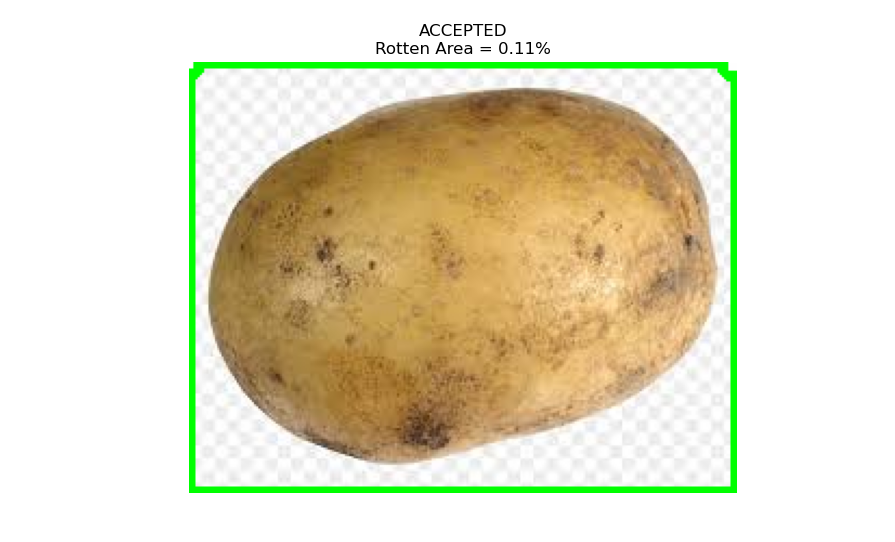

This figure's Python source:
import cv2
import numpy as np
import matplotlib.pyplot as plt


def classify_potato(image_path):

    img = cv2.imread(image_path)
    img_rgb = cv2.cvtColor(img, cv2.COLOR_BGR2RGB)
    gray = cv2.cvtColor(img, cv2.COLOR_BGR2GRAY)
    _, fg_mask = cv2.threshold(gray, 250, 255, cv2.THRESH_BINARY_INV)
    kernel = np.ones((7,7), np.uint8)
    fg_mask = cv2.morphologyEx(fg_mask, cv2.MORPH_CLOSE, kernel)
    contours, _ = cv2.findContours(fg_mask, cv2.RETR_EXTERNAL, cv2.CHAIN_APPROX_SIMPLE)
    if len(contours) == 0:
        print("No potato found")
        return
    c = max(contours, key=cv2.contourArea)
    mask = np.zeros_like(gray)
    cv2.drawContours(mask, [c], -1, 255, -1)
    potato_pixels = cv2.bitwise_and(gray, gray, mask=mask)
    _, rotten_mask = cv2.threshold(potato_pixels, 90, 255, cv2.THRESH_BINARY_INV)

    rotten_mask = cv2.morphologyEx(rotten_mask, cv2.MORPH_OPEN, np.ones((5,5), np.uint8))

    rotten_area = cv2.countNonZero(rotten_mask)
    potato_area = cv2.countNonZero(mask)

    rotten_percent = (rotten_area / potato_area) * 100

    # --- decision rule ---
    if rotten_percent > 20:   # rotten patch >5% → BAD
        result = "REJECTED"
        color = (255, 0, 0)
    else:
        result = "ACCEPTED"
        color = (0, 255, 0)

    # draw contour
    output_img = img_rgb.copy()
    cv2.drawContours(output_img, [c], -1, color, 4)

    # show results
    plt.figure(figsize=(6,6))
    plt.imshow(output_img)
    plt.title(f"{result}\nRotten Area = {rotten_percent:.2f}%")
    plt.axis("off")
    plt.show()

    print("Result =", result)


classify_potato("/home/rguktrkvalley/Downloads/rotten_fresh/rotten2.jpeg")
classify_potato("/home/rguktrkvalley/Downloads/rotten_fresh/rotten3.jpeg")
classify_potato("/home/rguktrkvalley/Downloads/rotten_fresh/good_potato2.jpeg")
